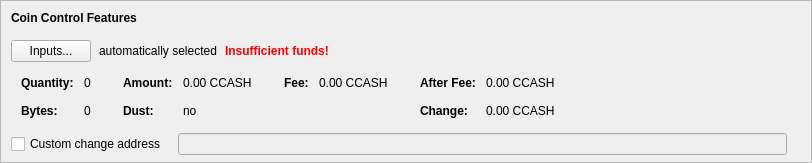
    <widget class="QFrame" name="frameCoinControl">
     <property name="sizePolicy">
      <sizepolicy hsizetype="Expanding" vsizetype="Expanding">
       <horstretch>0</horstretch>
       <verstretch>0</verstretch>
      </sizepolicy>
     </property>
     <property name="maximumSize">
      <size>
       <width>16777215</width>
       <height>16777215</height>
      </size>
     </property>
     <property name="frameShape">
      <enum>QFrame::StyledPanel</enum>
     </property>
     <property name="frameShadow">
      <enum>QFrame::Sunken</enum>
     </property>
     <layout class="QVBoxLayout" name="verticalLayoutCoinControl2">
      <property name="spacing">
       <number>0</number>
      </property>
      <property name="leftMargin">
       <number>0</number>
      </property>
      <property name="topMargin">
       <number>0</number>
      </property>
      <property name="rightMargin">
       <number>0</number>
      </property>
      <property name="bottomMargin">
       <number>6</number>
      </property>
      <item>
       <layout class="QVBoxLayout" name="verticalLayoutCoinControl" stretch="0,0,0,0,1">
        <property name="spacing">
         <number>0</number>
        </property>
        <property name="leftMargin">
         <number>10</number>
        </property>
        <property name="topMargin">
         <number>10</number>
        </property>
        <item>
         <layout class="QHBoxLayout" name="horizontalLayoutCoinControl1">
          <property name="bottomMargin">
           <number>15</number>
          </property>
          <item>
           <widget class="QLabel" name="labelCoinControlFeatures">
            <property name="sizePolicy">
             <sizepolicy hsizetype="Preferred" vsizetype="Maximum">
              <horstretch>0</horstretch>
              <verstretch>0</verstretch>
             </sizepolicy>
            </property>
            <property name="font">
             <font>
              <weight>75</weight>
              <bold>true</bold>
             </font>
            </property>
            <property name="styleSheet">
             <string notr="true">font-weight:bold;</string>
            </property>
            <property name="text">
             <string>Coin Control Features</string>
            </property>
           </widget>
          </item>
         </layout>
        </item>
        <item>
         <layout class="QHBoxLayout" name="horizontalLayoutCoinControl2" stretch="0,0,0,0">
          <property name="spacing">
           <number>8</number>
          </property>
          <property name="bottomMargin">
           <number>10</number>
          </property>
          <item>
           <widget class="QPushButton" name="pushButtonCoinControl">
            <property name="styleSheet">
             <string notr="true"/>
            </property>
            <property name="text">
             <string>Inputs...</string>
            </property>
            <property name="autoDefault">
             <bool>false</bool>
            </property>
           </widget>
          </item>
          <item>
           <widget class="QLabel" name="labelCoinControlAutomaticallySelected">
            <property name="text">
             <string>automatically selected</string>
            </property>
            <property name="margin">
             <number>5</number>
            </property>
           </widget>
          </item>
          <item>
           <widget class="QLabel" name="labelCoinControlInsuffFunds">
            <property name="font">
             <font>
              <weight>75</weight>
              <bold>true</bold>
             </font>
            </property>
            <property name="styleSheet">
             <string notr="true">color:red;font-weight:bold;</string>
            </property>
            <property name="text">
             <string>Insufficient funds!</string>
            </property>
            <property name="margin">
             <number>5</number>
            </property>
           </widget>
          </item>
          <item>
           <spacer name="horizontalSpacerCoinControl">
            <property name="orientation">
             <enum>Qt::Horizontal</enum>
            </property>
            <property name="sizeHint" stdset="0">
             <size>
              <width>40</width>
              <height>1</height>
             </size>
            </property>
           </spacer>
          </item>
         </layout>
        </item>
        <item>
         <widget class="QWidget" name="widgetCoinControl" native="true">
          <property name="sizePolicy">
           <sizepolicy hsizetype="Preferred" vsizetype="Preferred">
            <horstretch>0</horstretch>
            <verstretch>0</verstretch>
           </sizepolicy>
          </property>
          <property name="minimumSize">
           <size>
            <width>0</width>
            <height>0</height>
           </size>
          </property>
          <property name="styleSheet">
           <string notr="true"/>
          </property>
          <layout class="QHBoxLayout" name="horizontalLayoutCoinControl5">
           <property name="leftMargin">
            <number>0</number>
           </property>
           <property name="topMargin">
            <number>0</number>
           </property>
           <property name="rightMargin">
            <number>0</number>
           </property>
           <property name="bottomMargin">
            <number>0</number>
           </property>
           <item>
            <layout class="QHBoxLayout" name="horizontalLayoutCoinControl3" stretch="0,0,0,1">
             <property name="spacing">
              <number>20</number>
             </property>
             <property name="topMargin">
              <number>0</number>
             </property>
             <property name="bottomMargin">
              <number>10</number>
             </property>
             <item>
              <layout class="QFormLayout" name="formLayoutCoinControl1">
               <property name="horizontalSpacing">
                <number>10</number>
               </property>
               <property name="verticalSpacing">
                <number>14</number>
               </property>
               <property name="leftMargin">
                <number>10</number>
               </property>
               <property name="topMargin">
                <number>4</number>
               </property>
               <property name="rightMargin">
                <number>6</number>
               </property>
               <item row="0" column="0">
                <widget class="QLabel" name="labelCoinControlQuantityText">
                 <property name="font">
                  <font>
                   <weight>75</weight>
                   <bold>true</bold>
                  </font>
                 </property>
                 <property name="text">
                  <string>Quantity:</string>
                 </property>
                 <property name="margin">
                  <number>0</number>
                 </property>
                </widget>
               </item>
               <item row="0" column="1">
                <widget class="QLabel" name="labelCoinControlQuantity">
                 <property name="cursor">
                  <cursorShape>IBeamCursor</cursorShape>
                 </property>
                 <property name="contextMenuPolicy">
                  <enum>Qt::ActionsContextMenu</enum>
                 </property>
                 <property name="text">
                  <string notr="true">0</string>
                 </property>
                 <property name="margin">
                  <number>0</number>
                 </property>
                 <property name="textInteractionFlags">
                  <set>Qt::LinksAccessibleByMouse|Qt::TextSelectableByKeyboard|Qt::TextSelectableByMouse</set>
                 </property>
                </widget>
               </item>
               <item row="1" column="0">
                <widget class="QLabel" name="labelCoinControlBytesText">
                 <property name="font">
                  <font>
                   <weight>75</weight>
                   <bold>true</bold>
                  </font>
                 </property>
                 <property name="text">
                  <string>Bytes:</string>
                 </property>
                </widget>
               </item>
               <item row="1" column="1">
                <widget class="QLabel" name="labelCoinControlBytes">
                 <property name="cursor">
                  <cursorShape>IBeamCursor</cursorShape>
                 </property>
                 <property name="contextMenuPolicy">
                  <enum>Qt::ActionsContextMenu</enum>
                 </property>
                 <property name="text">
                  <string notr="true">0</string>
                 </property>
                 <property name="textInteractionFlags">
                  <set>Qt::LinksAccessibleByMouse|Qt::TextSelectableByKeyboard|Qt::TextSelectableByMouse</set>
                 </property>
                </widget>
               </item>
              </layout>
             </item>
             <item>
              <layout class="QFormLayout" name="formLayoutCoinControl2">
               <property name="horizontalSpacing">
                <number>10</number>
               </property>
               <property name="verticalSpacing">
                <number>14</number>
               </property>
               <property name="leftMargin">
                <number>6</number>
               </property>
               <property name="topMargin">
                <number>4</number>
               </property>
               <property name="rightMargin">
                <number>6</number>
               </property>
               <item row="0" column="0">
                <widget class="QLabel" name="labelCoinControlAmountText">
                 <property name="font">
                  <font>
                   <weight>75</weight>
                   <bold>true</bold>
                  </font>
                 </property>
                 <property name="text">
                  <string>Amount:</string>
                 </property>
                 <property name="margin">
                  <number>0</number>
                 </property>
                </widget>
               </item>
               <item row="0" column="1">
                <widget class="QLabel" name="labelCoinControlAmount">
                 <property name="cursor">
                  <cursorShape>IBeamCursor</cursorShape>
                 </property>
                 <property name="contextMenuPolicy">
                  <enum>Qt::ActionsContextMenu</enum>
                 </property>
                 <property name="text">
                  <string notr="true">0.00 CCASH</string>
                 </property>
                 <property name="textInteractionFlags">
                  <set>Qt::LinksAccessibleByMouse|Qt::TextSelectableByKeyboard|Qt::TextSelectableByMouse</set>
                 </property>
                </widget>
               </item>
               <item row="1" column="0">
                <widget class="QLabel" name="labelCoinControlLowOutputText">
                 <property name="font">
                  <font>
                   <weight>75</weight>
                   <bold>true</bold>
                  </font>
                 </property>
                 <property name="text">
                  <string>Dust:</string>
                 </property>
                </widget>
               </item>
               <item row="1" column="1">
                <widget class="QLabel" name="labelCoinControlLowOutput">
                 <property name="cursor">
                  <cursorShape>IBeamCursor</cursorShape>
                 </property>
                 <property name="contextMenuPolicy">
                  <enum>Qt::ActionsContextMenu</enum>
                 </property>
                 <property name="text">
                  <string notr="true">no</string>
                 </property>
                 <property name="textInteractionFlags">
                  <set>Qt::LinksAccessibleByMouse|Qt::TextSelectableByKeyboard|Qt::TextSelectableByMouse</set>
                 </property>
                </widget>
               </item>
              </layout>
             </item>
             <item>
              <layout class="QFormLayout" name="formLayoutCoinControl3">
               <property name="horizontalSpacing">
                <number>10</number>
               </property>
               <property name="verticalSpacing">
                <number>14</number>
               </property>
               <property name="leftMargin">
                <number>6</number>
               </property>
               <property name="topMargin">
                <number>4</number>
               </property>
               <property name="rightMargin">
                <number>6</number>
               </property>
               <item row="0" column="0">
                <widget class="QLabel" name="labelCoinControlFeeText">
                 <property name="font">
                  <font>
                   <weight>75</weight>
                   <bold>true</bold>
                  </font>
                 </property>
                 <property name="text">
                  <string>Fee:</string>
                 </property>
                 <property name="margin">
                  <number>0</number>
                 </property>
                </widget>
               </item>
               <item row="0" column="1">
                <widget class="QLabel" name="labelCoinControlFee">
                 <property name="cursor">
                  <cursorShape>IBeamCursor</cursorShape>
                 </property>
                 <property name="contextMenuPolicy">
                  <enum>Qt::ActionsContextMenu</enum>
                 </property>
                 <property name="text">
                  <string notr="true">0.00 CCASH</string>
                 </property>
                 <property name="textInteractionFlags">
                  <set>Qt::LinksAccessibleByMouse|Qt::TextSelectableByKeyboard|Qt::TextSelectableByMouse</set>
                 </property>
                </widget>
               </item>
             </layout>
             </item>
             <item>
              <layout class="QFormLayout" name="formLayoutCoinControl4">
               <property name="horizontalSpacing">
                <number>10</number>
               </property>
               <property name="verticalSpacing">
                <number>14</number>
               </property>
               <property name="leftMargin">
                <number>6</number>
               </property>
               <property name="topMargin">
                <number>4</number>
               </property>
               <property name="rightMargin">
                <number>6</number>
               </property>
               <item row="0" column="0">
                <widget class="QLabel" name="labelCoinControlAfterFeeText">
                 <property name="font">
                  <font>
                   <weight>75</weight>
                   <bold>true</bold>
                  </font>
                 </property>
                 <property name="text">
                  <string>After Fee:</string>
                 </property>
                 <property name="margin">
                  <number>0</number>
                 </property>
                </widget>
               </item>
               <item row="0" column="1">
                <widget class="QLabel" name="labelCoinControlAfterFee">
                 <property name="cursor">
                  <cursorShape>IBeamCursor</cursorShape>
                 </property>
                 <property name="contextMenuPolicy">
                  <enum>Qt::ActionsContextMenu</enum>
                 </property>
                 <property name="text">
                  <string notr="true">0.00 CCASH</string>
                 </property>
                 <property name="textInteractionFlags">
                  <set>Qt::LinksAccessibleByMouse|Qt::TextSelectableByKeyboard|Qt::TextSelectableByMouse</set>
                 </property>
                </widget>
               </item>
               <item row="1" column="0">
                <widget class="QLabel" name="labelCoinControlChangeText">
                 <property name="font">
                  <font>
                   <weight>75</weight>
                   <bold>true</bold>
                  </font>
                 </property>
                 <property name="text">
                  <string>Change:</string>
                 </property>
                </widget>
               </item>
               <item row="1" column="1">
                <widget class="QLabel" name="labelCoinControlChange">
                 <property name="cursor">
                  <cursorShape>IBeamCursor</cursorShape>
                 </property>
                 <property name="contextMenuPolicy">
                  <enum>Qt::ActionsContextMenu</enum>
                 </property>
                 <property name="text">
                  <string notr="true">0.00 CCASH</string>
                 </property>
                 <property name="textInteractionFlags">
                  <set>Qt::LinksAccessibleByMouse|Qt::TextSelectableByKeyboard|Qt::TextSelectableByMouse</set>
                 </property>
                </widget>
               </item>
              </layout>
             </item>
            </layout>
           </item>
          </layout>
         </widget>
        </item>
        <item>
         <layout class="QHBoxLayout" name="horizontalLayoutCoinControl4" stretch="0,0,0">
          <property name="spacing">
           <number>12</number>
          </property>
          <property name="sizeConstraint">
           <enum>QLayout::SetDefaultConstraint</enum>
          </property>
          <property name="topMargin">
           <number>5</number>
          </property>
          <property name="rightMargin">
           <number>5</number>
          </property>
          <item>
           <widget class="QCheckBox" name="checkBoxCoinControlChange">
            <property name="toolTip">
             <string>If this is activated, but the change address is empty or invalid, change will be sent to a newly generated address.</string>
            </property>
            <property name="text">
             <string>Custom change address</string>
            </property>
           </widget>
          </item>
          <item>
           <widget class="QValidatedLineEdit" name="lineEditCoinControlChange">
            <property name="enabled">
             <bool>false</bool>
            </property>
            <property name="sizePolicy">
             <sizepolicy hsizetype="Expanding" vsizetype="Fixed">
              <horstretch>0</horstretch>
              <verstretch>0</verstretch>
             </sizepolicy>
            </property>
           </widget>
          </item>
          <item>
           <widget class="QLabel" name="labelCoinControlChangeLabel">
            <property name="sizePolicy">
             <sizepolicy hsizetype="Preferred" vsizetype="Expanding">
              <horstretch>0</horstretch>
              <verstretch>0</verstretch>
             </sizepolicy>
            </property>
            <property name="minimumSize">
             <size>
              <width>0</width>
              <height>0</height>
             </size>
            </property>
            <property name="text">
             <string/>
            </property>
            <property name="margin">
             <number>3</number>
            </property>
           </widget>
          </item>
         </layout>
        </item>
        <item>
         <spacer name="verticalSpacerCoinControl">
          <property name="orientation">
           <enum>Qt::Vertical</enum>
          </property>
          <property name="sizeHint" stdset="0">
           <size>
            <width>800</width>
            <height>1</height>
           </size>
          </property>
         </spacer>
        </item>
       </layout>
      </item>
     </layout>
    </widget>
